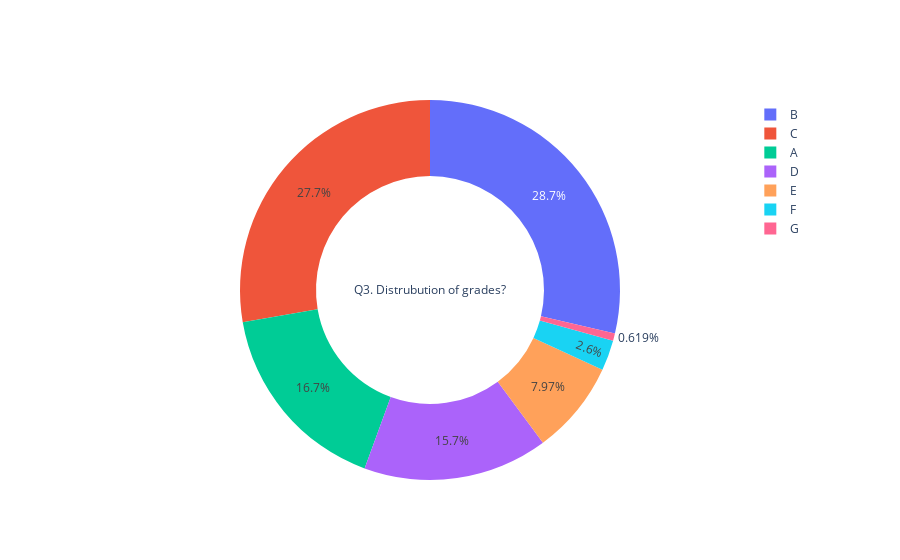

The notebook cell this image was saved under:
### Markdown cell above
[Interpretation]
<ul>
    <li>Top three purposes are debt consolidation, credit card and home improve, reaching the portion of 59.1, 23.2 and 5.84 percent, repectively.</li>
</ul>

### Code cell
# Q3. What's the distrubution of grades?
# Plot grades
labels = loans['grade'].value_counts(ascending = True).index
values = loans['grade'].value_counts(ascending = True)[0:]

# Use `hole` to create a donut-like pie chart
fig = go.Figure(data = [go.Pie(labels = labels, values = values, hole =.6, 
                               title = "Q3. Distrubution of grades?")])
fig.show()

### Figure 1 — Plotly figure (JSON) as saved in the notebook; plotly's stock layout.template omitted (floating-point values rounded to 4 significant figures)
{"data": [{"hole": 0.6, "labels": ["G", "F", "E", "D", "A", "C", "B"], "title": {"text": "Q3. Distrubution of grades?"}, "type": "pie", "values": [5489, 23046, 70705, 139542, 148202, 245860, 254535]}], "layout": {}}
